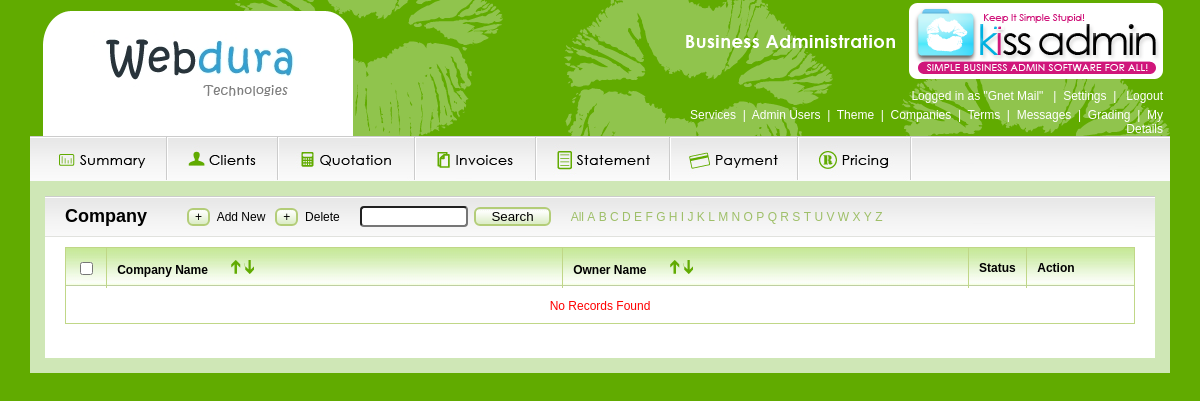
The page /company.php (signed in) on the database its author committed.
### tables this page shows
CREATE TABLE IF NOT EXISTS `gma_admins_permission` (
  `companyId` int(11) NOT NULL,
  `admins_id` int(1) NOT NULL,
  `module_id` int(11) NOT NULL,
  KEY `admins_id` (`admins_id`)
);

CREATE TABLE IF NOT EXISTS `gma_modules` (
  `id` int(11) NOT NULL AUTO_INCREMENT,
  `name` varchar(100) NOT NULL,
  `default` int(1) NOT NULL DEFAULT '1',
  `display` int(1) NOT NULL DEFAULT '1',
  `status` int(1) NOT NULL DEFAULT '1',
  `filename` varchar(200) NOT NULL,
  `class` varchar(15) NOT NULL,
  `order` int(11) NOT NULL,
  `menu` int(1) NOT NULL COMMENT '1 - Top, 2 - Main',
  `for_users` varchar(10) NOT NULL,
  PRIMARY KEY (`id`)
);

### functions.php (called while the page is built, shortened)
<?
$ses_userId = $_SESSION['ses_userId'];
$login_sql  = "SELECT * FROM gma_logins WHERE userId='$ses_userId'";
$login_rs   = mysql_query($login_sql);
if(mysql_num_rows($login_rs)>0)
{
    $login_row = mysql_fetch_assoc($login_rs);
    $_SESSION['ses_companyId']  = $ses_companyId  = $login_row['companyId'];
    $_SESSION['ses_userType']   = $ses_userType   = $login_row['userType'];
}
$theme_sql = "SELECT gma_company_theme.*,theme,color1,color2,color3,color4 FROM gma_company_theme,gma_theme WHERE id=theme_id AND companyId='$ses_companyId'";
$theme_rs  = mysql_query($theme_sql);
$theme_row = mysql_fetch_assoc($theme_rs);
$site_logo        = $active_theme['site_logo']      = (isset($theme_row['site_logo']) && $theme_row['site_logo']!='') ? 'images/company/'.$theme_row['site_logo'] : 'images/logo.png';
?>

### company.php (the view, shortened to what this page needs)
<?php
include("header.php");
$action    = (isset($_REQUEST['action']) && $_REQUEST['action']!='') ? $_REQUEST['action'] : 'list';
$srchtxt    = trim(($_REQUEST['srchtxt']!='') ? $_REQUEST['srchtxt'] : '');
$search     = trim(($_REQUEST['search']!='') ? $_REQUEST['search'] : '');
$allModules = array();
$module_sql = "SELECT * FROM gma_modules WHERE display=1 AND status=1 ORDER BY menu, `name` ASC";
$module_rs  = mysql_query($module_sql);
while($module_row = mysql_fetch_assoc($module_rs))
{
    $allModules[$module_row['id']] = $module_row;
}
$company_sql  = "SELECT *,gma_company.status AS company_status FROM gma_logins,gma_company,gma_admin_details WHERE gma_admin_details.userId=gma_logins.userId AND gma_company.companyId=gma_logins.companyId AND gma_logins.userType!='gnet_admin' AND gma_logins.userType='super_admin'";
switch ($action)
{
    default:
        $action  = 'list';
        $orderBy = ($_REQUEST['orderby']!='') ? 'ORDER BY '.$_REQUEST['orderby'].' '.$_REQUEST['order'] : 'ORDER BY companyName ASC ';
        $company_sql  .= ($srchtxt!='') ? " AND (companyName LIKE '$srchtxt%' OR companyAccountEmail LIKE '$srchtxt%' OR fullName LIKE '$srchtxt%' OR userName LIKE '$srchtxt%' OR gma_logins.userId='$srchtxt')" : '';
        $company_sql  .= ($search!='') ? " AND (companyName LIKE '$search%' OR fullName LIKE '$search%')" : '';
        $company_sql  .= " $orderBy";
        $company_rs    = mysql_query($company_sql);
        $company_count = mysql_num_rows($company_rs);
        $chars = '<a href="company.php">All</a>';
        for($i=65;$i<91;$i++)
        {
            $char      = chr($i);
            $selected  = ($char==$search ? "class='selected'" : '');
            $chars    .= "&nbsp;<a href='company.php?search=$char' $selected>$char</a>";
        }
        break;
}
include('sub_header.php');
if($action=='list') { ?>
<form method="POST" id="listForm" name='listForm'>
<table width="100%" class="list" cellpadding="0" cellspacing="0">
    <tr height="30">
        <th width="2%"><input type="checkbox" name="selectall" id="selectall" onclick="checkUncheck(this);"></th>
        <th valign="middle"><span>Company Name</span>&nbsp;<a href="?<?=$queryString ?>&orderby=companyName&order=ASC" class="asc"></a><a href="?<?=$queryString ?>&orderby=companyName&order=DESC" class="desc"></a></th>
        <th valign="middle"><span>Owner Name</span>&nbsp;<a href="?<?=$queryString ?>&orderby=fullName&order=ASC" class="asc"></a><a href="?<?=$queryString ?>&orderby=fullName&order=DESC" class="desc"></a></th>
        <th width="5%">Status</th>
        <th width="10%">Action</th>
    </tr>
        <?php
    if($company_count==0) { ?>
       <tr><td class="norecords" colspan="10">No Records Found</td></tr>
    <? } ?>
</table>
</form>
<? } else if($action=='edit' || $action=='add') { ?>
<form name="userForm" id="userForm" method="post" action="">
<input type="hidden" name="ownerId" id="ownerId" value="<?=$company_row['ownerId']?>"/>
<table width="100%" class="list addedit" cellpadding="0" cellspacing="0">
    <tr><th colspan="3"><?=($action=='add' ? 'ADD' : 'EDIT')?> COMPANY DETAILS&nbsp;<span class="backlink"><a href="company.php">Back</a></span></td></tr>
    <tr class="<?=(($row_flag++)%2==1 ? '' : 'altrow')?>">
        <td width="30%">Company Name</td>
        <td><input type="text" name="companyName" id="companyName" class="textbox required" value="<?=$company_row['companyName']?>" /></td>
    </tr>
    <tr class="<?=(($row_flag++)%2==1 ? '' : 'altrow')?>">
        <td>Vat No</td>
        <td><input type="text" name="companyVatNo" id="companyVatNo" class="textbox" value="<?=$company_row['companyVatNo']?>" /></td>
    </tr>
    <tr class="<?=(($row_flag++)%2==1 ? '' : 'altrow')?>">
        <td>Account Email</td>
        <td><input type="text" name="companyAccountEmail" id="companyAccountEmail" class="textbox email" value="<?=$company_row['companyAccountEmail']?>" /></td>
    </tr>
    <tr class="<?=(($row_flag++)%2==1 ? '' : 'altrow')?>">
        <td>Account Tel</td>
        <td><input type="text" name="companyAccountTel" id="companyAccountTel" class="textbox" value="<?=$company_row['companyAccountTel']?>" /></td>
    </tr>
    <tr class="<?=(($row_flag++)%2==1 ? '' : 'altrow')?>">
        <td>Account Fax</td>
        <td><input type="text" name="companyAccountFax" id="companyAccountFax" class="textbox" value="<?=$company_row['companyAccountFax']?>" /></td>
    </tr>
    <tr class="<?=(($row_flag++)%2==1 ? '' : 'altrow')?>">
        <td>Account Contact</td>
        <td><input type="text" name="companyAccountContact" id="companyAccountContact" class="textbox" value="<?=$company_row['companyAccountContact']?>" /></td>
    </tr>
    <tr class="<?=(($row_flag++)%2==1 ? '' : 'altrow')?>">
        <td>Bank Name</td>
        <td><input type="text" name="companyBankName" id="companyBankName" class="textbox" value="<?=$company_row['companyBankName']?>" /></td>
    </tr>
    <tr class="<?=(($row_flag++)%2==1 ? '' : 'altrow')?>">
        <td>Branch Name</td>
        <td><input type="text" name="companyBranchName" id="companyBranchName" class="textbox" value="<?=$company_row['companyBranchName']?>" /></td>
    </tr>
    <tr class="<?=(($row_flag++)%2==1 ? '' : 'altrow')?>">
        <td>Branch No</td>
        <td><input type="text" name="companyBranchNo" id="companyBranchNo" class="textbox" value="<?=$company_row['companyBranchNo']?>" /></td>
    </tr>
    <tr class="<?=(($row_flag++)%2==1 ? '' : 'altrow')?>">
        <td>Account Name</td>
        <td><input type="text" name="companyAccountName" id="companyAccountName" class="textbox" value="<?=$company_row['companyAccountName']?>" /></td>
    </tr>
    <tr class="<?=(($row_flag++)%2==1 ? '' : 'altrow')?>">
        <td>Account Type</td>
        <td><input type="text" name="companyAccountType" id="companyAccountType" class="textbox" value="<?=$company_row['companyAccountType']?>" /></td>
    </tr>
    <tr class="<?=(($row_flag++)%2==1 ? '' : 'altrow')?>">
        <td>Account No</td>
        <td><input type="text" name="companyAccountNo" id="companyAccountNo" class="textbox" value="<?=$company_row['companyAccountNo']?>" /></td>
    </tr>
    <tr class="<?=(($row_flag++)%2==1 ? '' : 'altrow')?>">
        <td>Status</td>
        <td><input type="checkbox" name="status" id="status" value="1" <?=((isset($company_row['company_status']) && $company_row['company_status']==1) || $action=='add') ? 'checked' : ''?> /></td>
    </tr>
    <tr class="<?=(($row_flag++)%2==1 ? '' : 'altrow')?>">
        <td>Owner name</td>
        <td><input type="text" name="fullName" id="fullName" class="textbox required" value="<?=$company_row['fullName']?>" /></td>
    </tr>
    <tr class="<?=(($row_flag++)%2==1 ? '' : 'altrow')?>">
        <td>Username</td>
        <td><input type="text" name="userName" id="userName" class="textbox required" value="<?=$company_row['userName']?>" /></td>
    </tr>
    <tr class="<?=(($row_flag++)%2==1 ? '' : 'altrow')?>">
        <td>Password</td>
        <td><input type="text" name="password" id="password" class="textbox required" value="<?=$company_row['password']?>" /></td>
    </tr>
    <tr class="<?=(($row_flag++)%2==1 ? '' : 'altrow')?>">
        <td>Email</td>
        <td><input type="text" name="email" id="email" class="textbox required email" value="<?=$company_row['email']?>"/></td>
    </tr>
    <tr class="<?=(($row_flag++)%2==1 ? '' : 'altrow')?>" valign="top">
        <td>Modules</td>
        <td>
        <? $menu = 0; foreach ($allModules as $module) { ?>
            <? if($menu!=$module['menu']) { if($menu!=0) { echo '<div class="clear">&nbsp;</div>'; } $menu = $module['menu']; ?>
                <div class="clear"><b><?=($menu==1 ? 'Settings Menu' : 'Main Menu')?></b></div>
            <? } ?>
            <span class="fleft" style="width:30%"><input type="checkbox" name="module[<?=$module['id']?>]" id="module_<?=$module['id']?>" class="textbox number" style="width:20px;" value="<?=$module['id']?>" <?=((in_array($module['id'], $module_ids) || ($action=='add' && $module['default']==1)) ? 'checked' : '')?> /><?=$module['name']?></span>
        <? } ?>
        </td>
    </tr>
</table>
<div class="addedit_btn"><input type="submit" name="sbmt" id="sbmt" value="Submit" class="btn_style" /></div>
</form>
<script>
$(document).ready(function() {
    jQuery("#userForm").validate({
        rules: {
            userName: {
                required: true,
                remote: {
                    url: "ajax_check.php",
                    type: "post",
                    data: {
                        task: 'checkUserName',
                        user_id: '<?=$company_row['userId']?>'
                    }
                }
            },
            email: {
                required: true
            }
        },
        messages: {
            userName: {
                remote: jQuery.format("Username is already in use.")
            },
            email: {
                remote: jQuery.format("Email is already in use.")
            }
        }
    });
});
</script>
<? }
include('footer.php');
?>

### header.php (shortened to what this page needs)
<?php
include("functions.php");
$pages    = $top_menu = $main_menu = $module_ids = array();
if(isset($_SESSION['ses_userId']) && $_SESSION['ses_userId']>0) {
    $admins_id  = 5;
    $admins_sql = "SELECT * FROM gma_admins WHERE type='$ses_userType'";
    $admins_rs  = mysql_query($admins_sql);
    if(mysql_num_rows($admins_rs)==1) {
        $admins_row = mysql_fetch_assoc($admins_rs);
        $admins_id  = $admins_row['id'];
    }
    $module_sql = "SELECT * FROM gma_admins_permission AS AP, gma_company_module AS CM, gma_modules AS MO WHERE AP.companyId=CM.companyId AND AP.module_id=CM.module_id AND AP.module_id=MO.id AND AP.admins_id=$admins_id AND CM.companyId=$ses_companyId AND CM.status=1";
    $module_top_sql = "$module_sql AND menu=1 ORDER BY `order` ASC";
    $module_top_rs  = mysql_query($module_top_sql);
    while ($module_top_row = mysql_fetch_assoc($module_top_rs)) {
    	   $top_menu[]   = $module_top_row;
    }
    $module_main_sql = "$module_sql AND menu=2 ORDER BY `order` ASC";
    $module_main_rs  = mysql_query($module_main_sql);
    while ($module_main_row = mysql_fetch_assoc($module_main_rs)) {
    	   $main_menu[]  = $module_main_row;
    }
}
$actualQueryString = $_SERVER["QUERY_STRING"];
$queryString = explode("&orderby=", $actualQueryString);
$queryString = $queryString[0];
?>
<!DOCTYPE html PUBLIC "-//W3C//DTD XHTML 1.0 Transitional//EN" "http://www.w3.org/TR/xhtml1/DTD/xhtml1-transitional.dtd">
<html xmlns="http://www.w3.org/1999/xhtml">
<head>
    <link href="style.php" rel="stylesheet" type="text/css" />
    <link rel="stylesheet" href="css/thickbox.css" type="text/css" media="screen" />
    <link rel="stylesheet" href="css/jquery.alerts.css" type="text/css" media="screen" />
</head>
<body>
<div id="wrapper">
    <div id="head">
        <div id="head_left">
            <div class="head_left"></div>
            <div class="logo"><img src="<?=$site_logo?>" align="center"></div>
            <div class="head_right"></div>
        </div>
        <div id="head_right">
            <img src="images/KISSAdmin_logo.png" align="right">
            <div class="right_links">
                <div class="login">
                    Logged in as "<?=$_SESSION['displayName']?>"&nbsp;&nbsp;&nbsp;|&nbsp;
                    <? if(count($top_menu)>0) { ?>
                        <a href="javascript:void(0);" onclick="settingsTab();">Settings</a>&nbsp;&nbsp;|&nbsp;&nbsp;
                    <? } ?>
                    <a href="index.php?logoff=signout">Logout</a>
                </div>
                <? if(count($top_menu)>0) { ?>
                    <div class="submenu">
                    <? foreach ($top_menu as $key=>$menu) { ?>
                        <? if($key!=0) { ?> &nbsp;|&nbsp; <? } ?>
                        <a href="<?=$menu['filename']?>" title="<?=$menu['name']?>"><?=$menu['name']?></a>
                    <? } ?>
                    </div>
                <? } ?>
            </div>
        </div>
    </div>
    <div id="top_buttons">
        <ul>
            <? foreach ($main_menu as $key=>$menu) { ?>
                <li><a href="<?=$menu['filename']?>" class="<?=$menu['class']?>"></a></li>
            <? } ?>
        </ul>
    </div>
    <div id="maincontent">

### rows shown on the page
gma_admins_permission: gma_modules.name "Services"
gma_admins_permission: gma_modules.name "Admin Users"
gma_admins_permission: gma_modules.name "Theme"
gma_admins_permission: gma_modules.name "Companies"
gma_admins_permission: gma_modules.name "Terms"
gma_admins_permission: gma_modules.name "Messages"
gma_admins_permission: gma_modules.name "Grading"
gma_admins_permission: gma_modules.name "My Details"
gma_admins_permission: shows a picture
gma_admins_permission: shows a picture
gma_admins_permission: shows a picture
gma_admins_permission: shows a picture
gma_admins_permission: shows a picture
gma_admins_permission: shows a picture
gma_admins_permission: shows a picture

### other values the page prints
$_SESSION['displayName'] "Gnet Mail"
$page_title "Company"
$char "A"
$char "B"
$char "C"
$char "D"
$char "E"
$char "F"
$char "G"
$char "H"
$char "I"
$char "J"
$char "K"
$char "L"
$char "M"
